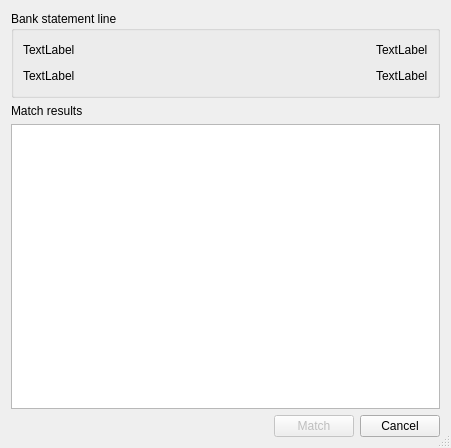
<?xml version="1.0" encoding="UTF-8"?>
<ui version="4.0">
 <class>AutoMatchResultDialog</class>
 <widget class="QDialog" name="AutoMatchResultDialog">
  <property name="geometry">
   <rect>
    <x>0</x>
    <y>0</y>
    <width>451</width>
    <height>448</height>
   </rect>
  </property>
  <property name="windowTitle">
   <string>Automatic match result</string>
  </property>
  <property name="sizeGripEnabled">
   <bool>true</bool>
  </property>
  <property name="modal">
   <bool>true</bool>
  </property>
  <layout class="QGridLayout" name="gridLayout">
   <item row="0" column="0">
    <widget class="QGroupBox" name="groupBox">
     <property name="sizePolicy">
      <sizepolicy hsizetype="Preferred" vsizetype="Minimum">
       <horstretch>0</horstretch>
       <verstretch>0</verstretch>
      </sizepolicy>
     </property>
     <property name="title">
      <string>Bank statement line</string>
     </property>
     <layout class="QGridLayout" name="gridLayout_2">
      <item row="0" column="0">
       <layout class="QHBoxLayout" name="horizontalLayout">
        <item>
         <widget class="QLabel" name="statementDate">
          <property name="text">
           <string>TextLabel</string>
          </property>
         </widget>
        </item>
        <item>
         <spacer name="horizontalSpacer">
          <property name="orientation">
           <enum>Qt::Horizontal</enum>
          </property>
          <property name="sizeHint" stdset="0">
           <size>
            <width>40</width>
            <height>20</height>
           </size>
          </property>
         </spacer>
        </item>
        <item>
         <widget class="QLabel" name="statementAmount">
          <property name="text">
           <string>TextLabel</string>
          </property>
         </widget>
        </item>
       </layout>
      </item>
      <item row="1" column="0">
       <layout class="QHBoxLayout" name="horizontalLayout_2">
        <item>
         <widget class="QLabel" name="statementText">
          <property name="text">
           <string>TextLabel</string>
          </property>
         </widget>
        </item>
        <item>
         <spacer name="horizontalSpacer_2">
          <property name="orientation">
           <enum>Qt::Horizontal</enum>
          </property>
          <property name="sizeHint" stdset="0">
           <size>
            <width>40</width>
            <height>20</height>
           </size>
          </property>
         </spacer>
        </item>
        <item>
         <widget class="QLabel" name="statementType">
          <property name="text">
           <string>TextLabel</string>
          </property>
         </widget>
        </item>
       </layout>
      </item>
     </layout>
    </widget>
   </item>
   <item row="1" column="0">
    <widget class="QLabel" name="label_4">
     <property name="text">
      <string>Match results</string>
     </property>
    </widget>
   </item>
   <item row="2" column="0">
    <widget class="QTableView" name="matchResultView">
     <property name="editTriggers">
      <set>QAbstractItemView::NoEditTriggers</set>
     </property>
     <property name="selectionMode">
      <enum>QAbstractItemView::SingleSelection</enum>
     </property>
     <property name="selectionBehavior">
      <enum>QAbstractItemView::SelectRows</enum>
     </property>
     <attribute name="verticalHeaderVisible">
      <bool>false</bool>
     </attribute>
    </widget>
   </item>
   <item row="3" column="0">
    <layout class="QHBoxLayout" name="horizontalLayout_3">
     <item>
      <spacer name="horizontalSpacer_3">
       <property name="orientation">
        <enum>Qt::Horizontal</enum>
       </property>
       <property name="sizeHint" stdset="0">
        <size>
         <width>40</width>
         <height>20</height>
        </size>
       </property>
      </spacer>
     </item>
     <item>
      <widget class="QPushButton" name="matchButton">
       <property name="enabled">
        <bool>false</bool>
       </property>
       <property name="text">
        <string>Match</string>
       </property>
      </widget>
     </item>
     <item>
      <widget class="QPushButton" name="cancelButton">
       <property name="text">
        <string>Cancel</string>
       </property>
      </widget>
     </item>
    </layout>
   </item>
  </layout>
 </widget>
 <resources/>
 <connections>
  <connection>
   <sender>cancelButton</sender>
   <signal>clicked()</signal>
   <receiver>AutoMatchResultDialog</receiver>
   <slot>reject()</slot>
   <hints>
    <hint type="sourcelabel">
     <x>415</x>
     <y>417</y>
    </hint>
    <hint type="destinationlabel">
     <x>447</x>
     <y>372</y>
    </hint>
   </hints>
  </connection>
  <connection>
   <sender>matchButton</sender>
   <signal>clicked()</signal>
   <receiver>AutoMatchResultDialog</receiver>
   <slot>accept()</slot>
   <hints>
    <hint type="sourcelabel">
     <x>292</x>
     <y>426</y>
    </hint>
    <hint type="destinationlabel">
     <x>211</x>
     <y>425</y>
    </hint>
   </hints>
  </connection>
 </connections>
</ui>
